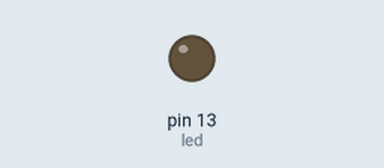
Bench run of a sketch on a simulated Arduino Uno, built with avr-gcc and run on an emulated ATmega328P. Shown: output pins drawn as LEDs (lit = HIGH).

Above: at 3.5 s.
At 24.5 s:
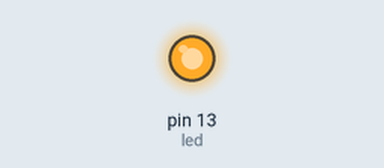
Timing chart, 0 to 44.2 s (numbered marks = the images above):
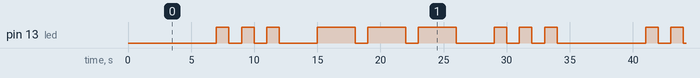

Measured:
- by itself, pin 13 (led): repeats every 34.0 s: 2 × (LOW 1.0 s, HIGH 1.0 s), LOW 3.0 s, 2 × (HIGH 3.0 s, LOW 1.0 s), HIGH 3.0 s, LOW 3.0 s, 2 × (HIGH 1.0 s, LOW 1.0 s), HIGH 1.0 s, LOW 7.0 s, HIGH 1.0 s
- by itself, everything shown: repeats every 34.0 s, in 18 steps

The sketch:

Arduino_SOS_Blink.ino
```cpp
// Sets the Pin
int led = 13;


void setup() {
// Sets the led
  pinMode(led, OUTPUT);
}


// Loop starts with a pause. This is to discern between the "reboot" blink sequence and the Actual Morse Code itself
void loop() {
  digitalWrite(led, LOW);
  delay(7000);
  digitalWrite(led, HIGH); // The first dot for the letter S
  delay(1000);
  digitalWrite(led, LOW);
  delay(1000);             // First pause
  digitalWrite(led, HIGH); // The second dot for the letter S
  delay(1000);
  digitalWrite(led, LOW);
  delay(1000);             // Second pause
  digitalWrite(led, HIGH); // The third dot for the letter S
  delay(1000);
  digitalWrite(led, LOW);
  delay(3000);             // Pause between S and O
  digitalWrite(led, HIGH); // The first dash for the letter O
  delay(3000);
  digitalWrite(led, LOW);
  delay(1000);             // First pause
  digitalWrite(led, HIGH); // The second dash for the letter O
  delay(3000);
  digitalWrite(led, LOW);
  delay(1000);             // The second pause for the letter O
  digitalWrite(led, HIGH); // The third dash for the letter O
  delay(3000);
  digitalWrite(led, LOW);
  delay(3000);             // Pause between O and S
  digitalWrite(led, HIGH); // The first dot for the letter S
  delay(1000);
  digitalWrite(led, LOW);
  delay(1000);             // First pause
  digitalWrite(led, HIGH); // The second dot for the letter S
  delay(1000);
  digitalWrite(led, LOW);
  delay(1000);             // Second pause
  digitalWrite(led, HIGH); // The third dot for the letter S
  delay(1000);
}
```
